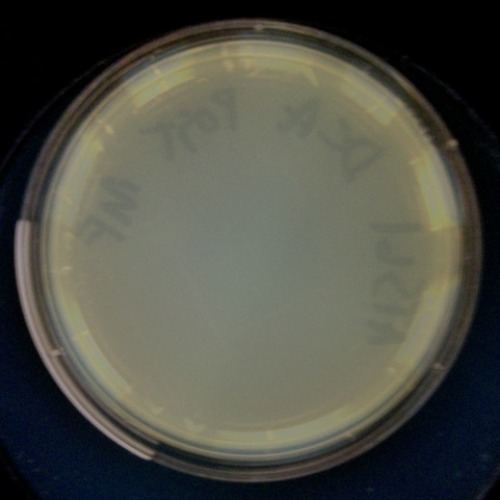
#> input picture DCA.jpg, 500 x 500 px
$ python -i model.py   (imports and definitions only)   (older library calls are emulated)
#> lines starting #> are read from the running program, lines starting #| are printed output that depends on the picture
from __future__ import annotations
import hashlib, time
from dataclasses import dataclass
from typing import List, Optional
import cv2
import numpy as np

@dataclass
class Detection:
    x: float
    y: float
    radius_px: float
    score: float

@dataclass
class QualityMetrics:
    plate_found: bool
    focus_score: float
    glare_score: float
    overgrowth_detected: bool

@dataclass
class PipelineResult:
    cfu_count_total: int
    detections: List[Detection]
    quality: QualityMetrics
    overall_confidence: float
    needs_review: bool
    reason_codes: List[str]
    annotated_image_bytes: Optional[bytes]
    model_name: str
    model_version: str
    pipeline_hash: str
    processing_time_ms: float

class CFUPipeline:
    MODEL_NAME = "opencv-cfu-detector"
    MODEL_VERSION = "1.0.0"

    def __init__(self, model_path="models/cfu_detector.pt"):
        self.model_path = model_path
        self.pipeline_hash = hashlib.md5(
            f"{self.MODEL_NAME}-{self.MODEL_VERSION}".encode()
        ).hexdigest()[:8]

    def run(self, image_bytes):
        t0 = time.time()
        nparr = np.frombuffer(image_bytes, np.uint8)
        bgr = cv2.imdecode(nparr, cv2.IMREAD_COLOR)
        if bgr is None:
            raise ValueError("Could not decode image bytes")
        gray = cv2.cvtColor(bgr, cv2.COLOR_BGR2GRAY)
        focus_score = float(min(1.0, cv2.Laplacian(gray, cv2.CV_64F).var() / 500.0))
        glare_score = float(np.sum(gray > 240) / gray.size)
        plate_mask, plate_circle = self._find_plate(gray)
        plate_found = plate_mask is not None
        if not plate_found:
            plate_mask = np.ones(gray.shape, dtype=np.uint8) * 255
        detections = self._detect_colonies(gray, plate_mask)
        plate_area = float(np.sum(plate_mask > 0))
        colony_area = sum(3.14159 * d.radius_px ** 2 for d in detections)
        overgrowth = plate_area > 0 and (colony_area / plate_area) > 0.60
        quality = QualityMetrics(
            plate_found=plate_found,
            focus_score=round(focus_score, 3),
            glare_score=round(glare_score, 3),
            overgrowth_detected=overgrowth,
        )
        reason_codes = []
        if not plate_found: reason_codes.append("PLATE_NOT_FOUND")
        if focus_score < 0.3: reason_codes.append("LOW_FOCUS")
        if glare_score > 0.5: reason_codes.append("HIGH_GLARE")
        if overgrowth: reason_codes.append("OVERGROWTH")
        conf = 1.0
        if not plate_found: conf *= 0.5
        conf *= max(0.3, focus_score)
        conf *= max(0.5, 1.0 - glare_score)
        overall_confidence = float(min(1.0, conf))
        needs_review = bool(reason_codes) or overall_confidence < 0.6
        annotated_bytes = self._draw_annotations(bgr, detections, plate_circle)
        processing_ms = round((time.time() - t0) * 1000, 1)
        return PipelineResult(
            cfu_count_total=len(detections),
            detections=detections,
            quality=quality,
            overall_confidence=round(overall_confidence, 3),
            needs_review=needs_review,
            reason_codes=reason_codes,
            annotated_image_bytes=annotated_bytes,
            model_name=self.MODEL_NAME,
            model_version=self.MODEL_VERSION,
            pipeline_hash=self.pipeline_hash,
            processing_time_ms=processing_ms,
        )

    # [73 lines left out: functions _find_plate, _detect_colonies, _draw_annotations, not called in this run]

>>> import cv2
>>> picture = cv2.imread('../../DCA.jpg', cv2.IMREAD_GRAYSCALE)
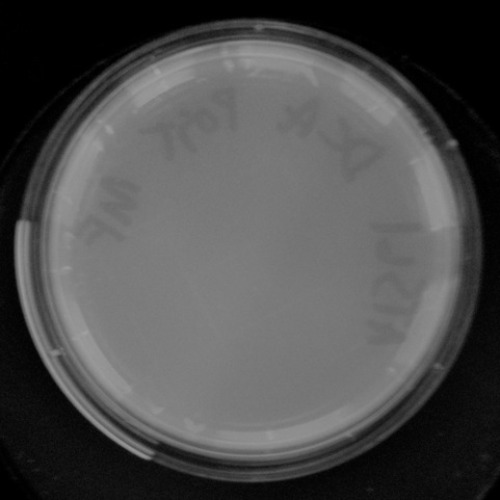
#> picture: shape (500, 500); min 0, max 160, mean 77.7
>>> result = CFUPipeline().run(picture)
#> (the run stopped early here; a loop or call above may not have finished)

$ run again, on EX.jpg
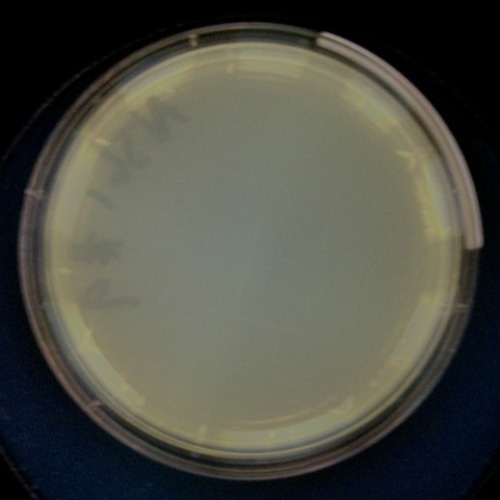
#> input picture EX.jpg, 500 x 500 px
#> `picture = cv2.imread('../../DCA.jpg', cv2.IMREAD_GRAYSCALE)`:
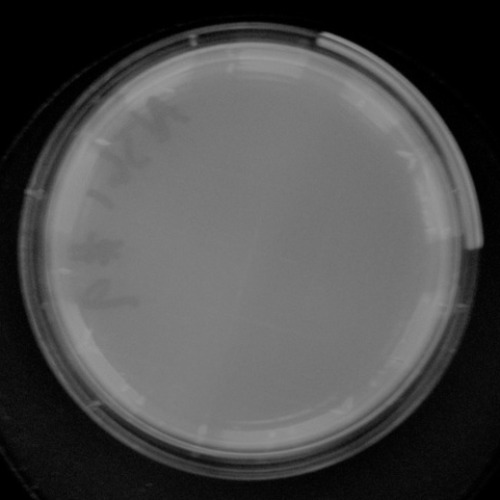
#> picture: shape (500, 500); min 0, max 154, mean 76.7

$ run again, on MF-L.jpg
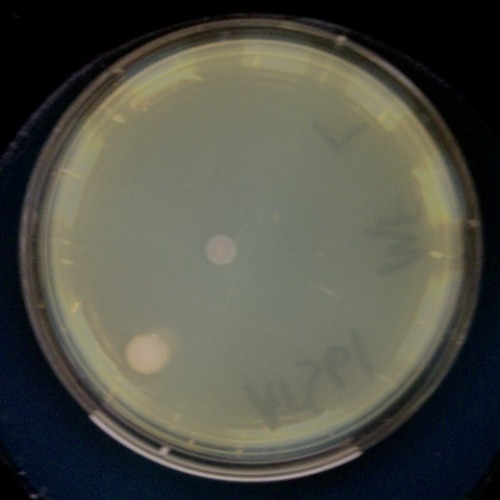
#> input picture MF-L.jpg, 500 x 500 px
#> `picture = cv2.imread('../../DCA.jpg', cv2.IMREAD_GRAYSCALE)`:
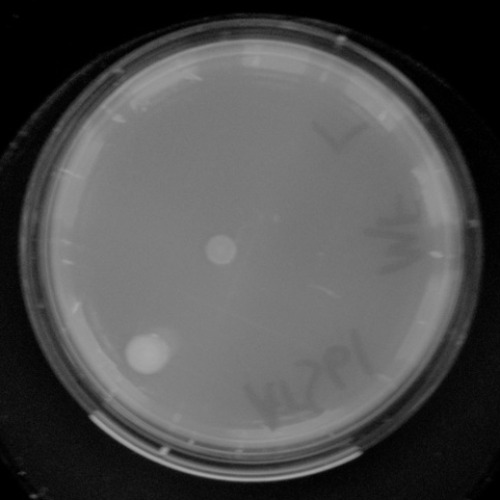
#> picture: shape (500, 500); min 0, max 167, mean 78.7
